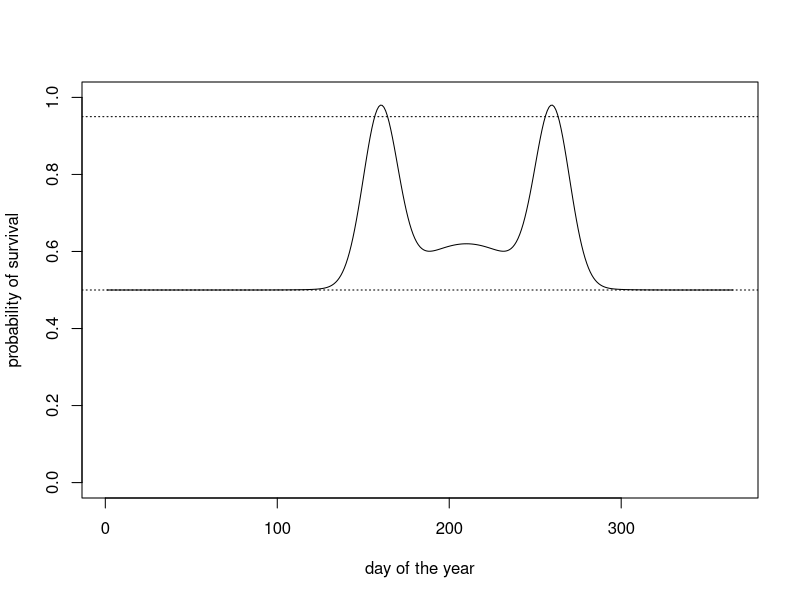

The R source for this figure:
f <- function (t) {
    m <- 0.5 + (0.95-0.5) * (dnorm(tt, mean=160, sd=10) + dnorm(tt, mean=260, sd=10) + dnorm(tt, mean=210, sd=30)*0.8) / (dnorm(0, sd=10))
    return(m)
}

tt <- 1:365

pdf(file="survival.pdf", width=6, height=4, pointsize=10)
plot(tt, f(tt), type='l', xlab='day of the year', ylab='probability of survival', ylim=c(0,1))
abline(h=c(0.5, 0.95), lty=3)
dev.off()


out <- data.frame(t=tt, p=f(tt))
write.csv(out, file="survival.csv", row.names=FALSE)

